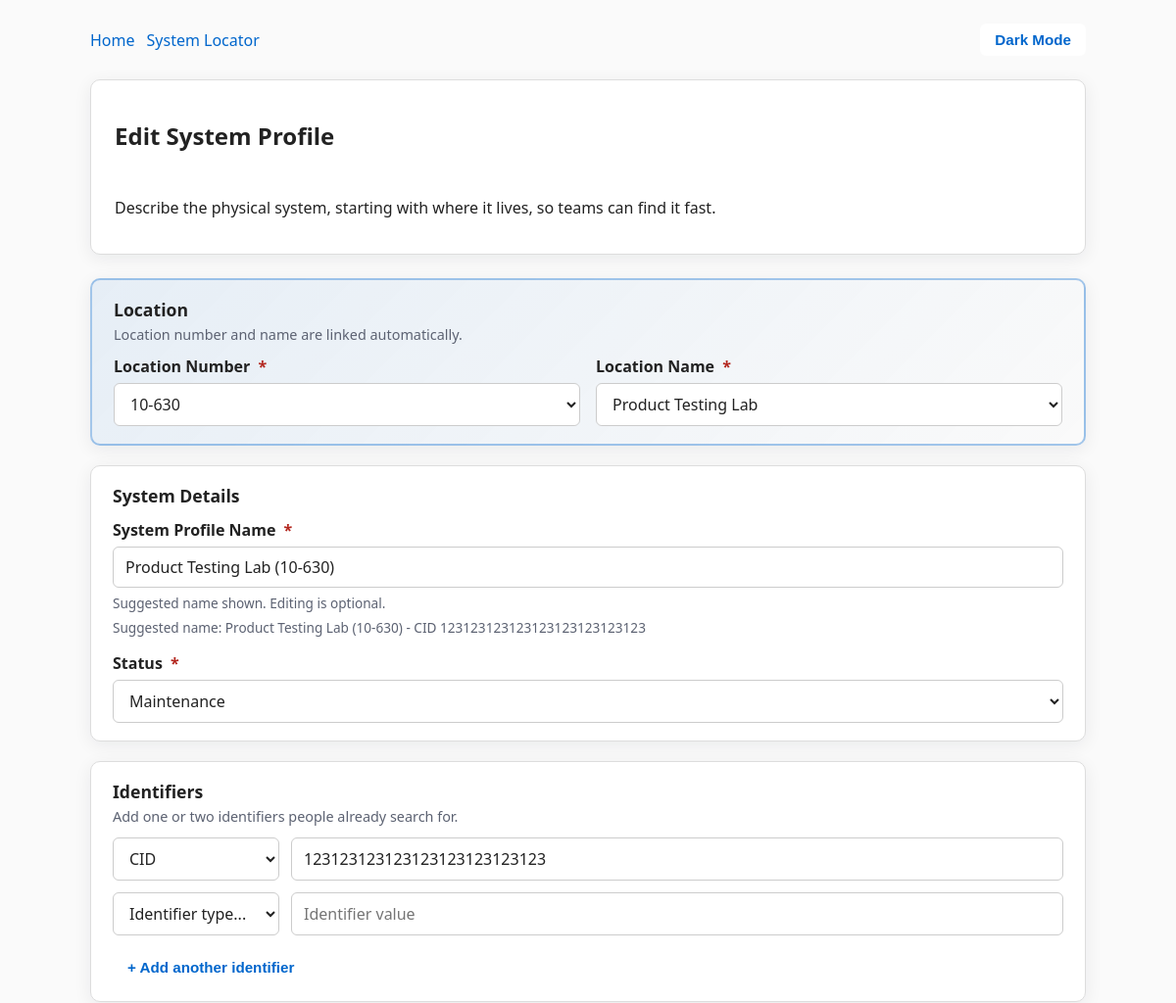
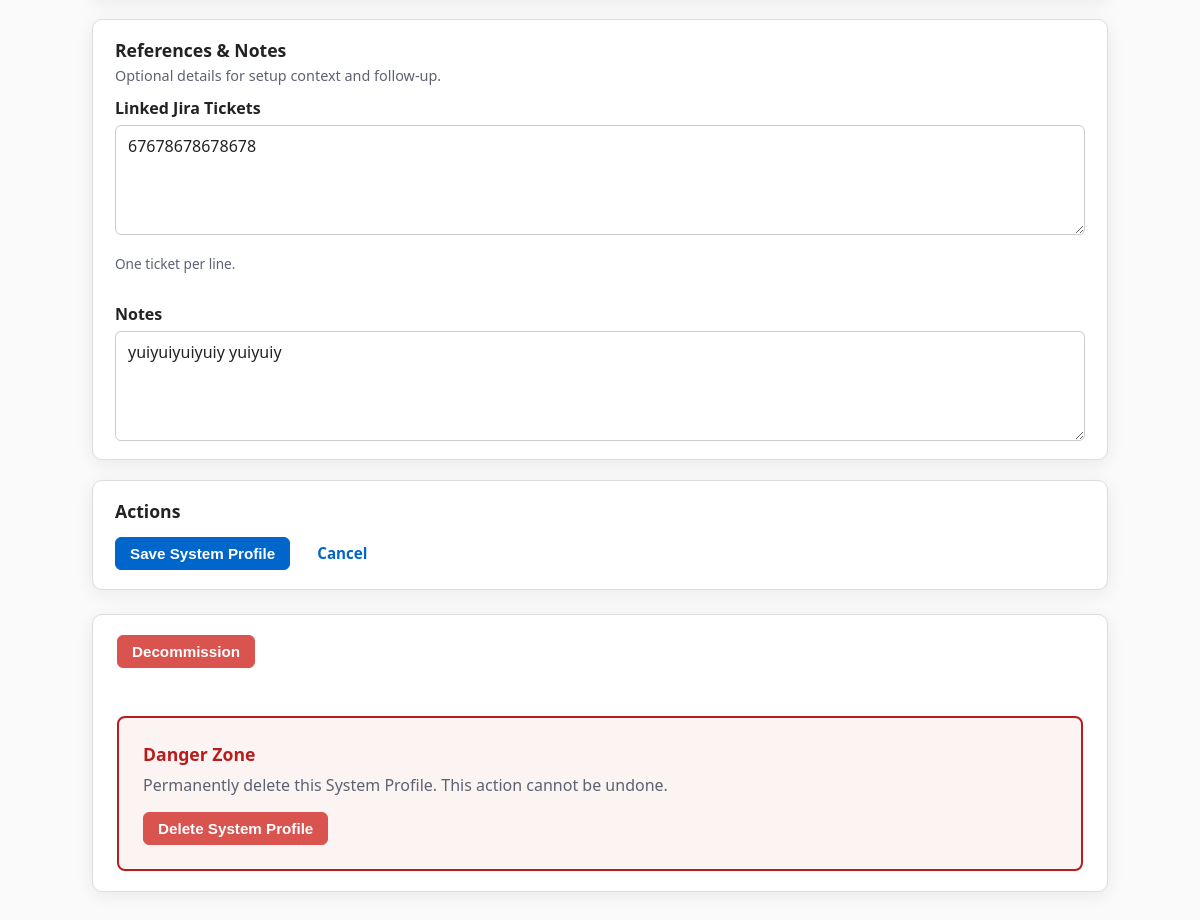
The page /systems/1/edit on the database its author committed (2 pictures, top to bottom).
### tables this page shows
CREATE TABLE systems (
    id INTEGER PRIMARY KEY AUTOINCREMENT,
    name TEXT NOT NULL,
    building TEXT,
    room TEXT,
    sub_location TEXT,
    location_number TEXT,
    location_name TEXT,
    status TEXT NOT NULL,
    notes TEXT,
    jira_tickets TEXT,
    jira_issue_key TEXT
);

CREATE TABLE identifiers (
    id INTEGER PRIMARY KEY AUTOINCREMENT,
    system_id INTEGER NOT NULL,
    label TEXT NOT NULL,
    value TEXT NOT NULL,
    FOREIGN KEY(system_id) REFERENCES systems(id) ON DELETE CASCADE
);

### lab-portal/lab-tech-portal-sprint-next-E-helm-k8s/tools/system_locator/system_locator_app.py (the view, shortened to what this page needs)
@systems_bp.route("/<int:system_id>/edit", methods=["GET", "POST"])
def edit_system(system_id: int):
    record = db.get_system(system_id)
    form_defaults = _build_form_payload(record)
    if not form_defaults["identifiers"]:
        form_defaults["identifiers"] = []
    status = request.args.get("status")
    message = request.args.get("message")
    return render_template(
        "system_form.html",
        form=form_defaults,
        status_choices=STATUS_CHOICES,
        action="edit",
        system_id=system_id,
        status=status,
        message=message,
    )

### lab-portal/lab-tech-portal-sprint-next-E-helm-k8s/app.py (called while the page is built, shortened)
@app.after_request
def _apply_security_headers(response):
    env = app.config.get("FLASK_ENV", "development")
    response.headers.setdefault(
        "Content-Security-Policy",
        "default-src 'self'; script-src 'self' 'unsafe-inline'; style-src 'self' 'unsafe-inline'; img-src 'self' data:;",
    )
    response.headers["X-Content-Type-Options"] = "nosniff"
    response.headers["X-Frame-Options"] = "SAMEORIGIN"
    response.headers["Referrer-Policy"] = "strict-origin-when-cross-origin"
    if env == "production":
        response.headers["Strict-Transport-Security"] = "max-age=31536000; includeSubDomains"
    return response

@app.before_request
def _bind_request_logging():
    request_id = request.headers.get("X-Request-ID") or str(uuid.uuid4())
    request.environ["REQUEST_ID"] = request_id
    user_email = None
    if current_user.is_authenticated:
        user_email = getattr(current_user, "email", None)
    bind_request_context(
        request_id=request_id,
        path=request.path,
        method=request.method,
        user_email=user_email,
    )
    request.environ["_request_start_time"] = time.monotonic()

@app.after_request
def _log_request(response):
    duration_ms = round(
        (time.monotonic() - request.environ.get("_request_start_time", time.monotonic())) * 1000,
        1,
    )
    request_id = request.environ.get("REQUEST_ID")
    if request_id:
        response.headers["X-Request-ID"] = request_id
    _log.info(
        "request",
        status=response.status_code,
        duration_ms=duration_ms,
    )
    return response

@app.teardown_request
def _clear_request_logging(_exc=None):
    clear_request_context()

@app.before_request
def require_login():
    if current_app.config.get("LOGIN_DISABLED"):
        return None

### lab-portal/lab-tech-portal-sprint-next-E-helm-k8s/services/logging_config.py (called while the page is built)
def bind_request_context(**kwargs: Any) -> None:
    ctx = dict(_request_context.get())
    ctx.update(kwargs)
    _request_context.set(ctx)

def clear_request_context() -> None:
    _request_context.set({})

### lab-portal/lab-tech-portal-sprint-next-E-helm-k8s/tools/print_requests/print_requests_app.py (called while the page is built)
def _default_upload_root() -> str:
    data_dir = current_app.config.get("DATA_DIR", "./data")
    return os.path.join(data_dir, "uploads")

@print_requests_bp.before_app_request
def _ensure_upload_folder() -> None:
    current_app.config.setdefault("PRINT_REQUESTS_UPLOAD_FOLDER", _default_upload_root())

### lab-portal/lab-tech-portal-sprint-next-E-helm-k8s/tools/system_locator/db.py (called while the page is built)
def _deserialize_jira_tickets(value: Optional[str]) -> List[str]:
    if not value:
        return []
    return [ticket for ticket in value.splitlines() if ticket]

### lab-portal/lab-tech-portal-sprint-next-E-helm-k8s/tools/system_locator/templates/system_form.html (shortened to what this page needs)
{% extends 'base.html' %}
{% block toolbar_primary %}
<a href="{{ url_for('home') }}">Home</a>
<a href="{{ url_for('systems.dashboard') }}">System Locator</a>
{% endblock %}
{% block content %}
<section class="card form-intro">
    <h1>{% if action == 'edit' %}Edit System Profile{% else %}Add System Profile{% endif %}</h1>
    <p>Describe the physical system, starting with where it lives, so teams can find it fast.</p>
</section>
<form method="post" class="system-form" id="systemForm">
    <section class="card section-card section-card--primary">
        <div class="section-header">
            <h2 class="section-title">Location</h2>
            <p class="section-subtitle">Location number and name are linked automatically.</p>
        </div>
        <div class="section-body">
            <div class="form-grid-2">
                <div class="form-field">
                    <label for="location_number">Location Number <span class="required">*</span></label>
                    <select id="location_number" name="location_number" aria-invalid="{{ 'true' if errors and errors.get('location') else 'false' }}">
                        <option value="10-630" {% if form.location_number == '10-630' %}selected{% endif %}>10-630</option>
                    </select>
                </div>
                <div class="form-field">
                    <label for="location_name">Location Name <span class="required">*</span></label>
                    <select id="location_name" name="location_name" aria-invalid="{{ 'true' if errors and errors.get('location') else 'false' }}">
                        <option value="Product Testing Lab" {% if form.location_name == 'Product Testing Lab' %}selected{% endif %}>Product Testing Lab</option>
                    </select>
                </div>
            </div>
        </div>
    </section>
    <section class="card section-card">
        <div class="section-header">
            <h2 class="section-title">System Details</h2>
        </div>
        <div class="section-body">
            <div class="form-field">
                <label for="name">System Profile Name <span class="required">*</span></label>
                <input id="name" name="name" type="text" value="{{ form.name }}" aria-invalid="{{ 'true' if errors and errors.get('name') else 'false' }}" required>
                <span class="hint">Suggested name shown. Editing is optional.</span>
                <span class="suggested-name" id="nameSuggestion" aria-live="polite"></span>
            </div>
            <div class="form-field">
                <label for="status">Status <span class="required">*</span></label>
                <select id="status" name="status" aria-invalid="{{ 'true' if errors and errors.get('status') else 'false' }}" required>
                    {% for option in status_choices %}
                    <option value="{{ option }}" {% if form.status == option %}selected{% endif %}>{{ option }}</option>
                    {% endfor %}
                </select>
            </div>
        </div>
    </section>
    <section class="card section-card">
        <div class="section-header">
            <h2 class="section-title">Identifiers</h2>
            <p class="section-subtitle">Add one or two identifiers people already search for.</p>
        </div>
        <div class="section-body">
            <div class="identifier-list" id="identifierList">
                {% set existing = form.identifiers or [] %}
                {% set identifier_options = ['CID', 'Login', 'IMEI', 'MAC', 'Asset Tag', 'Other'] %}
                {% set total_rows = existing|length + 1 %}
                {% for i in range(total_rows) %}
                {% set identifier = existing[i] if i < existing|length else None %}
                {% set identifier_label = identifier.label if identifier else '' %}
                {% set identifier_value = identifier.value if identifier else '' %}
                <div class="identifier-row">
                    <select name="identifier_label" aria-label="Identifier Type">
                        <option value="">Identifier type...</option>
                        {% for option in identifier_options %}
                        <option value="{{ option }}" {% if identifier_label == option %}selected{% endif %}>{{ option }}</option>
                        {% endfor %}
                    </select>
                    <input name="identifier_value" type="text" value="{{ identifier_value }}" placeholder="Identifier value" aria-label="Identifier Value">
                </div>
                {% endfor %}
            </div>
            <div class="identifier-actions">
                <button class="btn btn-secondary" type="button" id="addIdentifier">+ Add another identifier</button>
            </div>
        </div>
    </section>
    <section class="card section-card">
        <div class="section-header">
            <h2 class="section-title">References &amp; Notes</h2>
            <p class="section-subtitle">Optional details for setup context and follow-up.</p>
        </div>
        <div class="section-body">
            <div class="form-field">
                <label for="jira_tickets">Linked Jira Tickets</label>
                <textarea id="jira_tickets" name="jira_tickets" placeholder="QE-12345&#10;QE-23456">{{ form.jira_tickets }}</textarea>
                <p class="hint">One ticket per line.</p>
            </div>
            <div class="form-field">
                <label for="notes">Notes</label>
                <textarea id="notes" name="notes" placeholder="Setup instructions, dependencies, lab contacts...">{{ form.notes }}</textarea>
            </div>
        </div>
    </section>
    <section class="card section-card">
        <div class="section-header">
            <h2 class="section-title">Actions</h2>
        </div>
        <div class="section-body">
            <div class="form-actions">
                <button class="btn" type="submit">Save System Profile</button>
                <a class="btn btn-secondary" href="{{ url_for('systems.dashboard') }}">Cancel</a>
            </div>
        </div>
    </section>
</form>
{% if action == 'edit' %}
<section class="card">
    <form method="post" action="{{ url_for('systems.delete_system', system_id=system_id) }}" onsubmit="return confirm('Mark this system profile as decommissioned?');" class="delete-form">
        <div class="form-actions">
            <button class="btn btn-danger" type="submit">Decommission</button>
        </div>
    </form>
    <div class="delete-section">
        <h3>Danger Zone</h3>
        <p>Permanently delete this System Profile. This action cannot be undone.</p>
        <button class="btn btn-danger" type="button" onclick="openDeleteModal()">Delete System Profile</button>
    </div>
</section>
{% endif %}
{% endblock %}

### lab-portal/lab-tech-portal-sprint-next-E-helm-k8s/templates/base.html (shortened to what this page needs)
<!DOCTYPE html>
<html lang="en">
<head>
    <link rel="stylesheet" href="{{ url_for('static', filename='style.css') }}">
</head>
<body>
<div class="app-shell">
    <header class="topbar">
        <div class="toolbar">
            <nav class="toolbar-links" aria-label="Primary navigation">
                {% block toolbar_primary %}{% endblock %}
            </nav>
            <nav class="toolbar-links" aria-label="Secondary navigation">
                <button id="themeToggle" class="btn btn-secondary" type="button" aria-pressed="false">Dark Mode</button>
            </nav>
        </div>
    </header>
    <main class="content" id="main">
        {% block content %}{% endblock %}
    </main>
</div>
</body>
</html>

### lab-portal/lab-tech-portal-sprint-next-E-helm-k8s/static/style.css (style rules this page uses)
:root { --bg: #fafafa; --text: #222222; --body-text: var(--text); --link: #0066cc; --link-hover: #004f99; --card-bg: #ffffff; --card-border: #dddddd; --card-muted-bg: #f4f6f8; --table-header-bg: #f0f0f0; --table-border: #dcdcdc; --input-border: #cccccc; --muted-text: #5c6272; --btn-primary-bg: #0066cc; --btn-primary-hover: #004f99; --btn-secondary-bg: #ffffff; --btn-secondary-hover: #e6f1fb; --btn-danger-bg: #d9534f; --btn-danger-hover: #b52f2a; --notice-success-bg: #e6f4ea; --notice-success-border: #a3d7a5; --notice-success-text: #205526; --notice-error-bg: #fdecea; --notice-error-border: #f5c6cb; --notice-error-text: #7f1d1d; --error-bg: #fbeaea; --error-text: #b3261e; --shadow-soft: 0 4px 18px rgba(17, 24, 39, 0.07); --focus-ring: rgba(0, 102, 204, 0.22); --status-active-color: #2e8540; --status-warning-color: #d97706; --status-error-color: #b91c1c; --status-neutral-color: #6b7280; --status-error-bg: rgba(185, 28, 28, 0.05); }
* { box-sizing: border-box; }
body { font-family: "Segoe UI", Roboto, Arial, sans-serif; margin: 0; background-color: var(--bg); color: var(--text); transition: background-color 0.2s ease, color 0.2s ease; }
a { color: var(--link); text-decoration: none; }
.app-shell { min-height: 100vh; padding: 24px 32px 48px; max-width: 1080px; margin: 0 auto; }
.topbar { margin-bottom: 24px; }
.toolbar { display: flex; align-items: center; justify-content: space-between; gap: 16px; flex-wrap: wrap; }
.toolbar-links { display: flex; align-items: center; gap: 12px; flex-wrap: wrap; }
.btn { display: inline-flex; align-items: center; justify-content: center; padding: 7px 14px; border: 1px solid var(--btn-primary-bg); border-radius: 6px; background-color: var(--btn-primary-bg); color: #ffffff; font-size: 0.95em; font-weight: 600; cursor: pointer; transition: background-color 0.2s ease, border-color 0.2s ease, color 0.2s ease; }
.btn-secondary { background-color: var(--btn-secondary-bg); border-color: var(--btn-secondary-bg); color: var(--link); }
.btn-danger { background-color: var(--btn-danger-bg); border-color: var(--btn-danger-bg); }
.content { display: flex; flex-direction: column; gap: 24px; }
.card { background-color: var(--card-bg); border: 1px solid var(--card-border); border-radius: 10px; padding: 20px 24px; box-shadow: var(--shadow-soft); transition: background-color 0.2s ease, border-color 0.2s ease, box-shadow 0.2s ease; }
form { display: flex; flex-direction: column; gap: 18px; }
.form-field { display: flex; flex-direction: column; gap: 6px; }
.form-field label { font-weight: 600; }
input, textarea, select { font: inherit; padding: 9px 12px; border: 1px solid var(--input-border); border-radius: 6px; background-color: var(--card-bg); color: var(--text); transition: border-color 0.2s ease, box-shadow 0.2s ease; }
.form-actions { display: flex; align-items: center; gap: 12px; }
.required { color: var(--error-text); margin-left: 4px; }
.hint { color: var(--muted-text); font-size: 0.85em; }

### lab-portal/lab-tech-portal-sprint-next-E-helm-k8s/tools/system_locator/templates/system_form.html (style rules this page uses)
.form-intro { display: flex; flex-direction: column; gap: 10px; }
.system-form { display: flex; flex-direction: column; gap: 20px; }
.section-card { padding: 18px 22px; }
.section-card--primary { border: 2px solid rgba(0, 102, 204, 0.35); background: linear-gradient(135deg, rgba(0, 102, 204, 0.08), rgba(255, 255, 255, 0)); }
.section-header { display: flex; flex-direction: column; gap: 4px; }
.section-title { margin: 0; font-size: 1.1em; }
.section-subtitle { margin: 0; color: var(--muted-text); font-size: 0.9em; }
.section-body { display: flex; flex-direction: column; gap: 16px; margin-top: 12px; }
.form-grid-2 { display: grid; grid-template-columns: repeat(auto-fit, minmax(210px, 1fr)); gap: 16px; }
.identifier-list { display: flex; flex-direction: column; gap: 12px; }
.identifier-row { display: grid; grid-template-columns: 170px 1fr; gap: 12px; }
.identifier-actions { display: flex; justify-content: flex-start; }
.suggested-name { color: var(--muted-text); font-size: 0.85em; }
textarea { min-height: 110px; }
.delete-section { margin-top: 48px; padding: 24px; border: 2px solid var(--status-error-color); border-radius: 8px; background: var(--status-error-bg); }
.delete-section h3 { margin: 0 0 8px; color: var(--status-error-color); font-size: 1.1em; }
.delete-section p { margin: 0 0 16px; color: var(--muted-text); }

### rows shown on the page
systems: location_number "10-630", location_name "Product Testing Lab", name "Product Testing Lab (10-630)", status "Maintenance", jira_tickets "67678678678678", notes "yuiyuiyuiyuiy yuiyuiy"
identifiers: identifier_label "CID", identifier_value "123123123123123123123123123"
